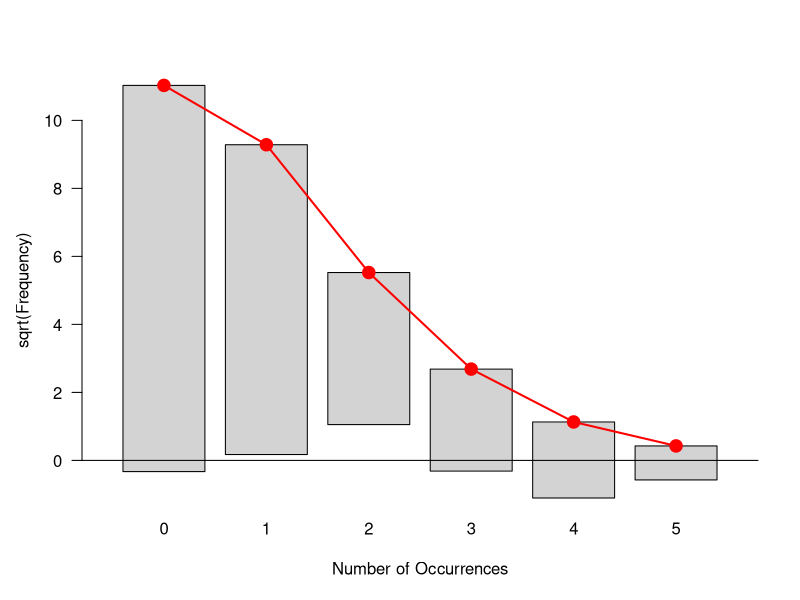
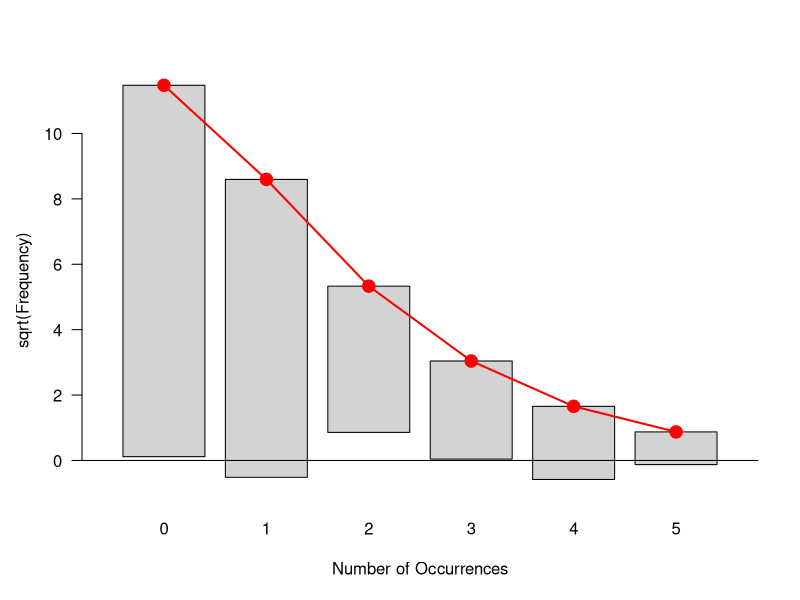

Recreate these plots in R, in order.
## ---- chunk 1
knitr::opts_chunk$set(
  warning = FALSE,
  message = FALSE
)
## ---- chunk 2
library(vcdExtra)
options(digits=4)
par(mar=c(5,4,1,1)+.1)
## ---- chunk 3
data("DanishWelfare", package="vcd")
sum(DanishWelfare$Freq)
## ---- chunk 4
levels(DanishWelfare$Alcohol)
DanishWelfare$Alcohol <- as.ordered(DanishWelfare$Alcohol)
DanishWelfare$Income <- as.ordered(DanishWelfare$Income)
str(DanishWelfare)
## ---- chunk 5
DanishWelfare.tab <-xtabs(Freq ~ ., data = DanishWelfare)
str(DanishWelfare.tab)
## ---- chunk 6
margin.table(DanishWelfare.tab, 4)
DW2 <- vcdExtra::collapse.table(DanishWelfare.tab, Urban=c("City","NonCity","City","City","NonCity"))
head(ftable(DW2))
## ---- chunk 7
count <- 0:5
Freq <- c(129, 83, 20, 9, 5, 1)
sum(Freq)  # check N

(Upon <- data.frame(Freq, count))             # as a data.frame
(Upon.tab <- xtabs(Freq ~ count, data=Upon))  # one-way table

## ---- chunk 8
(up0 <- goodfit(Upon, type="poisson"))
summary(up0)
plot(up0)
## ---- chunk 9
(up1 <- goodfit(Upon, type="nbinomial"))
summary(up1)
plot(up1)
## ---- chunk 10
